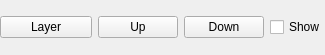
<?xml version="1.0" encoding="UTF-8"?>
<ui version="4.0">
 <class>LayerCheckWindow</class>
 <widget class="QWidget" name="LayerCheckWindow">
  <property name="geometry">
   <rect>
    <x>0</x>
    <y>0</y>
    <width>325</width>
    <height>55</height>
   </rect>
  </property>
  <property name="sizePolicy">
   <sizepolicy hsizetype="Minimum" vsizetype="Minimum">
    <horstretch>0</horstretch>
    <verstretch>0</verstretch>
   </sizepolicy>
  </property>
  <property name="minimumSize">
   <size>
    <width>100</width>
    <height>0</height>
   </size>
  </property>
  <property name="windowTitle">
   <string>Form</string>
  </property>
  <layout class="QHBoxLayout" name="horizontalLayout" stretch="3,1,1,1">
   <property name="leftMargin">
    <number>0</number>
   </property>
   <property name="topMargin">
    <number>0</number>
   </property>
   <property name="rightMargin">
    <number>0</number>
   </property>
   <property name="bottomMargin">
    <number>0</number>
   </property>
   <item>
    <widget class="QPushButton" name="pushButton">
     <property name="text">
      <string>Layer</string>
     </property>
    </widget>
   </item>
   <item>
    <widget class="QPushButton" name="pushButton_2">
     <property name="text">
      <string>Up</string>
     </property>
    </widget>
   </item>
   <item>
    <widget class="QPushButton" name="pushButton_3">
     <property name="text">
      <string>Down</string>
     </property>
    </widget>
   </item>
   <item>
    <widget class="QCheckBox" name="checkBox">
     <property name="text">
      <string>Show</string>
     </property>
    </widget>
   </item>
  </layout>
 </widget>
 <resources/>
 <connections/>
</ui>
